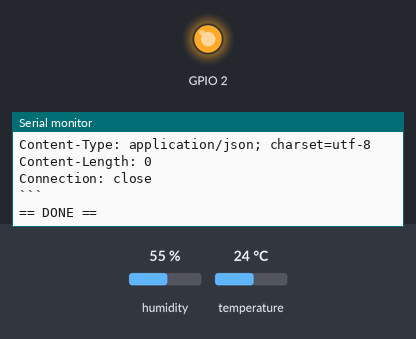
Simulated run of this sketch. Board: ESP8266 (NodeMCU). Parts: output pins drawn as LEDs (lit = HIGH, except the on-board LED, lit = LOW), the last lines printed to the serial monitor. Inputs (shaded band) come from the test bench; at power-on: humidity 55 %, temperature 24 °C. WiFi joins after 1.5 s; servers stay silent unless stated; uploads are accepted with an empty reply.

Above: at 5.4 s.
5.5 s: humidity set to 22 %
At 10.2 s:
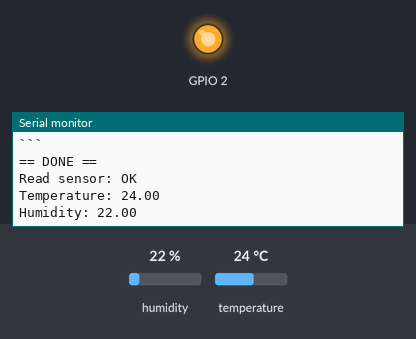
13.0 s: temperature set to 12 °C
At 14.8 s:
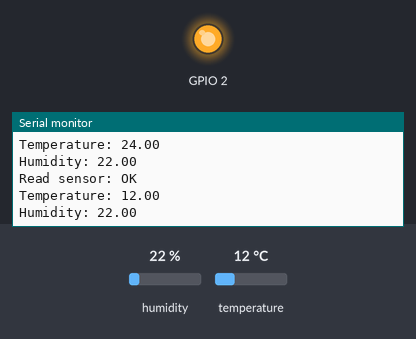
20.5 s: humidity set to 40 %
At 25.4 s:
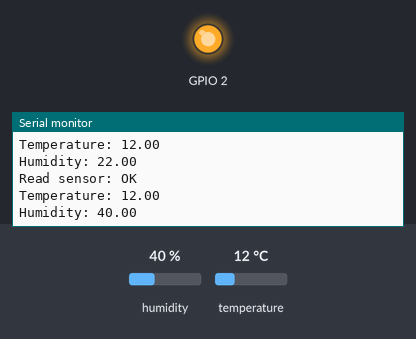

The sketch:

arduino-climate.ino
````cpp
#include <ESP8266WiFi.h>
#include "dht11.h"

// WiFi setup - set wifiIndex to the index of the credentials you want
int wifiIndex = 1;
char wifi[][2][64] = {
  { "Holt-2.4Ghz", "67351932" },
  { "COG_MEL_MAC_WIFI", "Ct$Mel@345" }
};

// DHT11 (temp/humidity module setup)
dht11 dht;
const int dhtPin = 2;

// Request destination settings
const char* host = "lynq.me";
const int port = 8000;
String url = "/";

String request = String("GET ") + url + " HTTP/1.1\r\n" +
                        "Host: " + host + "\r\n" +
                        "Connection: close\r\n\r\n";

void setup() {
  Serial.begin(115200);

	// Set up LED
	pinMode(BUILTIN_LED, OUTPUT);

	// Connect to WiFi
	Serial.print("\nConnecting to WiFi");
	WiFi.begin(wifi[wifiIndex][0], wifi[wifiIndex][1]);
	while (WiFi.status() != WL_CONNECTED) {
		delay(1000);
		Serial.print(".");
	}
	Serial.println("WiFi connected");
	Serial.print("  IP: "); Serial.println(WiFi.localIP());

	// Connect to server
	WiFiClient client;
	Serial.print("Connecting to server ... ");
	if (!client.connect(host, port)) {
		Serial.println("Connection failed");
		return;
	}
	Serial.println("Connection succeeded");

  // Make request
	Serial.print("Requesting URL: "); Serial.println(url);
	client.print(request);
	Serial.println("Request:\n```\n" + request + "\n```");

	delay(1000);   // This is the amount of time to give the request to complete
                 // 50 is plenty for LAN under most conditions
                 // For internet it varies a lot - 1000 should be pretty safe
                 // unless your internet connection is bad

  // Receive response
	Serial.println("Response:\n```\n");
	while (client.available()) {
		String line = client.readStringUntil('\r');
		Serial.println(line);
	}
  Serial.println("\n```");

  Serial.println("== DONE ==");
}

void loop() {
	delay(5000);

  // Get latest status from DHT11
  int chk = dht.read(dhtPin);
  Serial.print("\nRead sensor: ");
  if (chk == DHTLIB_OK)   // I'm really not a fan of switch statements
    Serial.println("OK");
  else if (chk == DHTLIB_ERROR_CHECKSUM)
    Serial.println("Checksum error");
  else if (chk == DHTLIB_ERROR_TIMEOUT)
    Serial.println("Timed out");
  else
    Serial.println("Unknown error");

  Serial.print("Temperature: "); Serial.println((float) dht.temperature);
  Serial.print("Humidity: "); Serial.println((float) dht.humidity);
}
````

Measured:
- after the input at 5.5 s, the serial monitor: prints a new line after 3.8 s (image 1)
- after the input at 13.0 s, the serial monitor: prints a new line after 1.3 s (image 2)
- after the input at 20.5 s, the serial monitor: prints a new line after 3.9 s (image 3)
